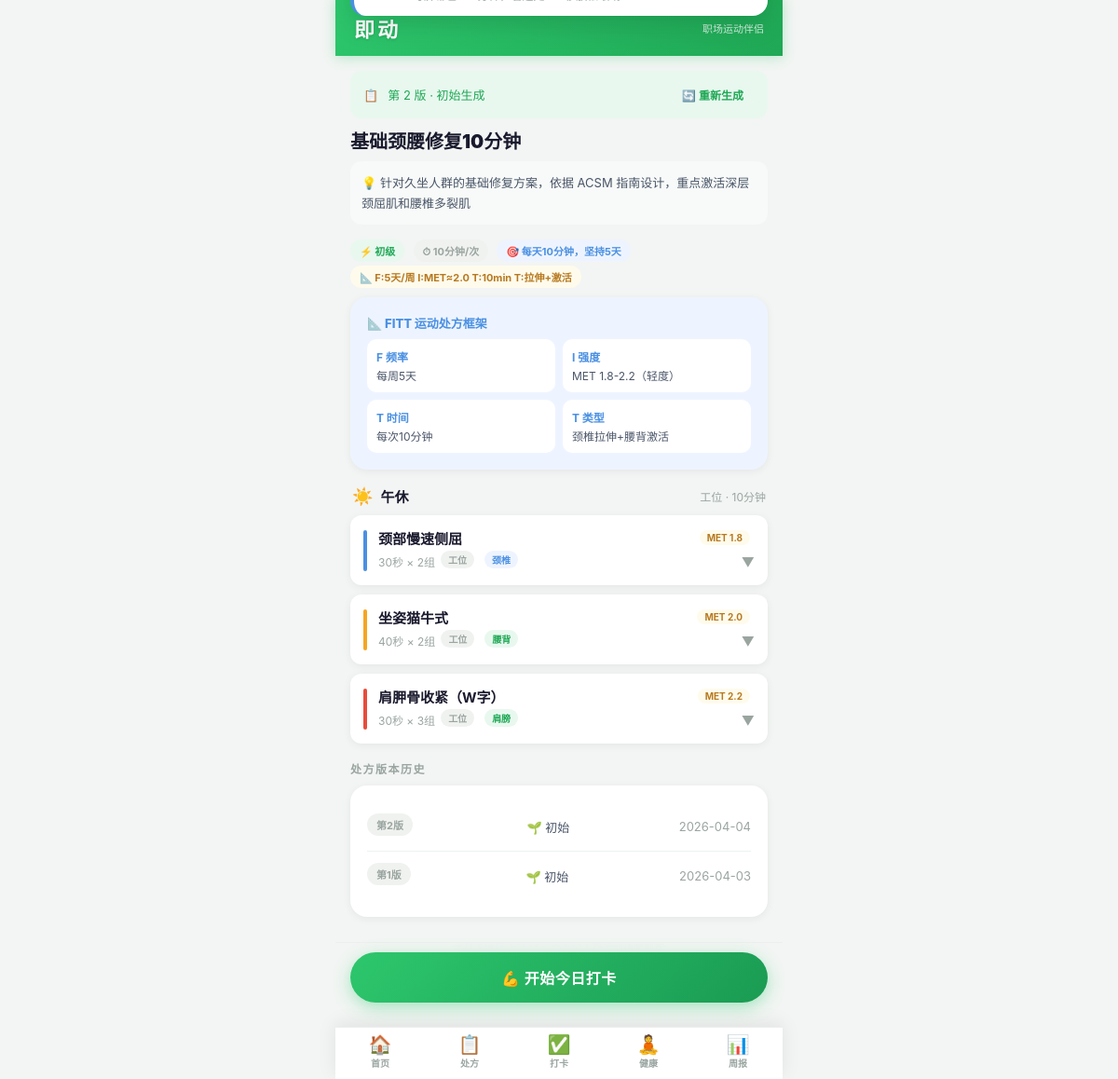
/prescription/9c18cb5d-2fbe-4106-a688-17aa4e6c9060, run on the app's committed database.
### tables this page shows
CREATE TABLE prescriptions (
            id INTEGER PRIMARY KEY AUTOINCREMENT,
            user_id TEXT,
            version INTEGER DEFAULT 1,
            trigger_type TEXT,
            prescription_json TEXT,
            is_active INTEGER DEFAULT 1,
            created_at TIMESTAMP DEFAULT CURRENT_TIMESTAMP
        );

### app.py (the view)
@app.route("/prescription/<user_id>")
def prescription(user_id):
    user = get_user(user_id)
    if not user:
        return redirect(url_for("index"))
    active_rx = get_active_prescription(user_id)
    if not active_rx:
        return redirect(url_for("index"))
    history = get_prescription_history(user_id)
    weight = float(user.get("weight") or 65)
    calories = calc_calories_from_prescription(active_rx["prescription"], weight)
    return render_template("prescription.html",
                           user=user, rx=active_rx,
                           history=history,
                           calories=calories,
                           user_id=user_id)

### ai_engine.py (called while the page is built)
def calc_calories_from_prescription(prescription: dict, weight_kg: float) -> float:
    if not weight_kg or weight_kg <= 0:
        return 0.0
    total = 0.0
    try:
        for routine in prescription.get("daily_routines", []):
            for ex in routine.get("exercises", []):
                met = float(ex.get("met_value", 2.0))
                sets = int(ex.get("sets", 2))
                dur_str = str(ex.get("duration", "30秒"))
                nums = re.findall(r'\d+', dur_str)
                if not nums:
                    continue
                seconds = int(nums[0])
                if '分' in dur_str:
                    seconds *= 60
                hours = seconds / 3600
                total += met * weight_kg * hours * sets
    except Exception as e:
        print(f"[Calories] calc error: {e}")
    return round(total, 1)

### database.py (called while the page is built)
@contextmanager
def get_db():
    conn = sqlite3.connect(DB_PATH)
    conn.row_factory = sqlite3.Row
    try:
        yield conn
        conn.commit()
    except Exception:
        conn.rollback()
        raise
    finally:
        conn.close()

def get_user(user_id: str) -> dict:
    try:
        with get_db() as conn:
            row = conn.execute("SELECT * FROM users WHERE user_id=?", (user_id,)).fetchone()
            if row:
                d = dict(row)
                for f in ["body_issues", "goals", "available_times"]:
                    try:
                        d[f] = json.loads(d[f] or "[]")
                    except Exception:
                        d[f] = []
                return d
    except Exception as e:
        print(f"[DB] get_user error: {e}")
    return None

def get_active_prescription(user_id: str) -> dict:
    try:
        with get_db() as conn:
            row = conn.execute(
                "SELECT * FROM prescriptions WHERE user_id=? AND is_active=1 ORDER BY created_at DESC LIMIT 1",
                (user_id,)
            ).fetchone()
            if row:
                d = dict(row)
                d["prescription"] = json.loads(d["prescription_json"] or "{}")
                return d
    except Exception as e:
        print(f"[DB] get_active_prescription error: {e}")
    return None

### templates/prescription.html (shortened to what this page needs)
{% extends "base.html" %}
{% block content %}
{% set p = rx.prescription %}
<div class="version-card">
  <span>📋</span>
  <span>第 {{ rx.version }} 版 · {{ rx.trigger_type | replace('initial','初始生成') | replace('upgrade','难度升级') | replace('downgrade','难度降低') | replace('symptom','症状处方') }}</span>
  <button onclick="regeneratePrescription()" style="margin-left:auto;background:var(--green-light);color:var(--green-dark);border:none;border-radius:99px;padding:5px 12px;font-size:12px;font-weight:700;cursor:pointer;">
    🔄 重新生成
  </button>
</div>
<div style="margin-bottom:16px;">
  <h1 style="font-size:20px;font-weight:900;line-height:1.3;margin-bottom:8px;">{{ p.prescription_name }}</h1>
  <p style="font-size:13px;color:var(--text-mid);line-height:1.7;background:#F7FAF8;border-radius:12px;padding:12px;">
    💡 {{ p.user_summary }}
  </p>
</div>
<div style="margin-bottom:6px;">
  <span class="pill pill-green">⚡ {{ p.difficulty }}</span>
  <span class="pill pill-gray">⏱ {{ p.total_minutes }}分钟/次</span>
  <span class="pill pill-blue">🎯 {{ p.weekly_goal }}</span>
  {% if p.fitt_summary %}
  <span class="pill pill-yellow">📐 {{ p.fitt_summary }}</span>
  {% endif %}
</div>
{% if p.fitt_detail %}
<div class="card" style="background:#EEF4FF;border:none;margin-bottom:16px;">
  <div style="font-size:13px;font-weight:800;color:var(--blue);margin-bottom:8px;">📐 FITT 运动处方框架</div>
  <div style="display:grid;grid-template-columns:repeat(2,1fr);gap:8px;">
    {% for item in p.fitt_detail %}
    <div style="background:#fff;border-radius:10px;padding:10px;font-size:12px;">
      <div style="color:var(--blue);font-weight:700;margin-bottom:3px;">{{ item.key }}</div>
      <div style="color:var(--text-mid);">{{ item.value }}</div>
    </div>
    {% endfor %}
  </div>
</div>
{% endif %}
{% if p.daily_routines %}
  {% for routine in p.daily_routines %}
  <div style="margin-bottom:6px;">
    <div class="time-slot-header">
      <div class="time-slot-icon">
        {% if routine.time_slot == '早晨' %}🌅
        {% elif routine.time_slot == '午休' %}☀️
        {% elif routine.time_slot == '傍晚' %}🌆
        {% elif routine.time_slot == '睡前' %}🌙
        {% else %}⏰{% endif %}
      </div>
      <div class="time-slot-label">{{ routine.time_slot }}</div>
      <div class="time-slot-meta">{{ routine.scene }} · {{ routine.duration_minutes }}分钟</div>
    </div>
    {% for ex in routine.exercises %}
    {% set cat_map = {'颈椎':'cat-neck','腰背':'cat-back','核心':'cat-core','眼睛':'cat-eye','肩膀':'cat-shoulder','全身':'cat-full'} %}
    {% set cat_class = cat_map.get(ex.category, 'cat-full') %}
    <div class="exercise-card">
      <div class="exercise-header" onclick="toggleEx(this)">
        <div class="exercise-category-bar {{ cat_class }}"></div>
        <div class="exercise-info">
          <div class="exercise-name">{{ ex.name }}</div>
          <div class="exercise-meta">
            <span>{{ ex.duration }} × {{ ex.sets }}组</span>
            <span class="pill pill-gray" style="font-size:10px;padding:2px 8px;">{{ ex.scene }}</span>
            <span class="pill {{ 'pill-blue' if ex.category in ['颈椎','眼睛'] else 'pill-green' }}" style="font-size:10px;padding:2px 8px;">{{ ex.category }}</span>
          </div>
        </div>
        <div class="exercise-right">
          {% if ex.met_value %}
          <span class="pill pill-yellow" style="font-size:10px;padding:2px 8px;white-space:nowrap;">MET {{ ex.met_value }}</span>
          {% endif %}
          <div class="exercise-expand">▼</div>
        </div>
      </div>
    </div>
    {% endfor %}
  </div>
  {% endfor %}
{% endif %}
{% if history and history|length > 1 %}
<div class="section-title">处方版本历史</div>
<div class="card">
  {% for h in history %}
  <div class="compare-row" style="font-size:13px;">
    <span class="pill pill-{{ 'green' if h.trigger_type=='upgrade' else ('orange' if h.trigger_type=='downgrade' else 'gray') }}">第{{ h.version }}版</span>
    <span style="color:var(--text-mid);">{{ h.trigger_type | replace('initial','🌱 初始') | replace('upgrade','⬆️ 升级') | replace('downgrade','⬇️ 降级') | replace('symptom','💊 症状') }}</span>
    <span style="color:var(--text-sub);">{{ h.created_at[:10] }}</span>
  </div>
  {% endfor %}
</div>
{% endif %}
<div style="font-size:11px;color:var(--text-sub);text-align:center;padding:12px 0 4px;line-height:1.7;">
  本处方依据 ACSM 久坐办公人群运动指南制定<br>
</div>
<div style="height:20px;"></div>
<div style="position:fixed;bottom:72px;left:50%;transform:translateX(-50%);width:100%;max-width:480px;padding:10px 16px;background:rgba(242,245,243,0.95);backdrop-filter:blur(8px);border-top:1px solid #eee;">
  <a href="/checkin/{{ user_id }}" class="btn btn-primary" style="margin:0;">💪 开始今日打卡</a>
</div>
{% endblock %}

### templates/base.html (shortened to what this page needs)
<!DOCTYPE html>
<html lang="zh-CN">
<head>
  <link rel="stylesheet" href="/static/style.css?v=20260404">
</head>
<body>
<div class="app-wrap">
  <header class="app-header">
    <span class="logo" id="headerLogo">即动</span>
    <div class="header-right">
      <span class="slogan">职场运动伴侣</span>
    </div>
  </header>
  <main class="page-content">
    {% block content %}{% endblock %}
  </main>
</div>
<nav class="bottom-nav" id="bottomNav">
  <a href="#" class="nav-item" id="nav-home">
    <div class="nav-icon">🏠</div>
    <div class="nav-label">首页</div>
  </a>
  <a href="#" class="nav-item" id="nav-rx">
    <div class="nav-icon">📋</div>
    <div class="nav-label">处方</div>
  </a>
  <a href="#" class="nav-item" id="nav-checkin">
    <div class="nav-icon">✅</div>
    <div class="nav-label">打卡</div>
  </a>
  <a href="#" class="nav-item" id="nav-wellness">
    <div class="nav-icon">🧘</div>
    <div class="nav-label">健康</div>
  </a>
  <a href="#" class="nav-item" id="nav-report">
    <div class="nav-icon">📊</div>
    <div class="nav-label">周报</div>
  </a>
</nav>
<div class="eye-toast" id="eyeToast">
</div>
</body>
</html>

### data on the page
prescriptions: version "2", trigger_type "初始生成", trigger_type "🌱 初始", created_at "2026-04-04"
prescriptions: version "1", trigger_type "🌱 初始", created_at "2026-04-03"

### other printed values
{{ p.prescription_name }} "基础颈腰修复10分钟"
{{ p.user_summary }} "针对久坐人群的基础修复方案，依据 ACSM 指南设计，重点激活深层颈屈肌和腰椎多裂肌"
{{ p.difficulty }} "初级"
{{ p.total_minutes }} "10"
{{ p.weekly_goal }} "每天10分钟，坚持5天"
{{ p.fitt_summary }} "F:5天/周 I:MET≈2.0 T:10min T:拉伸+激活"
{{ item.key }} "F 频率" "I 强度" "T 时间" "T 类型"
{{ item.value }} "每周5天" "MET 1.8-2.2（轻度）" "每次10分钟" "颈椎拉伸+腰背激活"
{{ routine.time_slot }} "午休"
{{ routine.scene }} "工位"
{{ routine.duration_minutes }} "10"
{{ ex.name }} "颈部慢速侧屈" "坐姿猫牛式" "肩胛骨收紧（W字）"
{{ ex.duration }} "30秒" "40秒" "30秒"
{{ ex.sets }} "2" "2" "3"
{{ ex.scene }} "工位" "工位" "工位"
